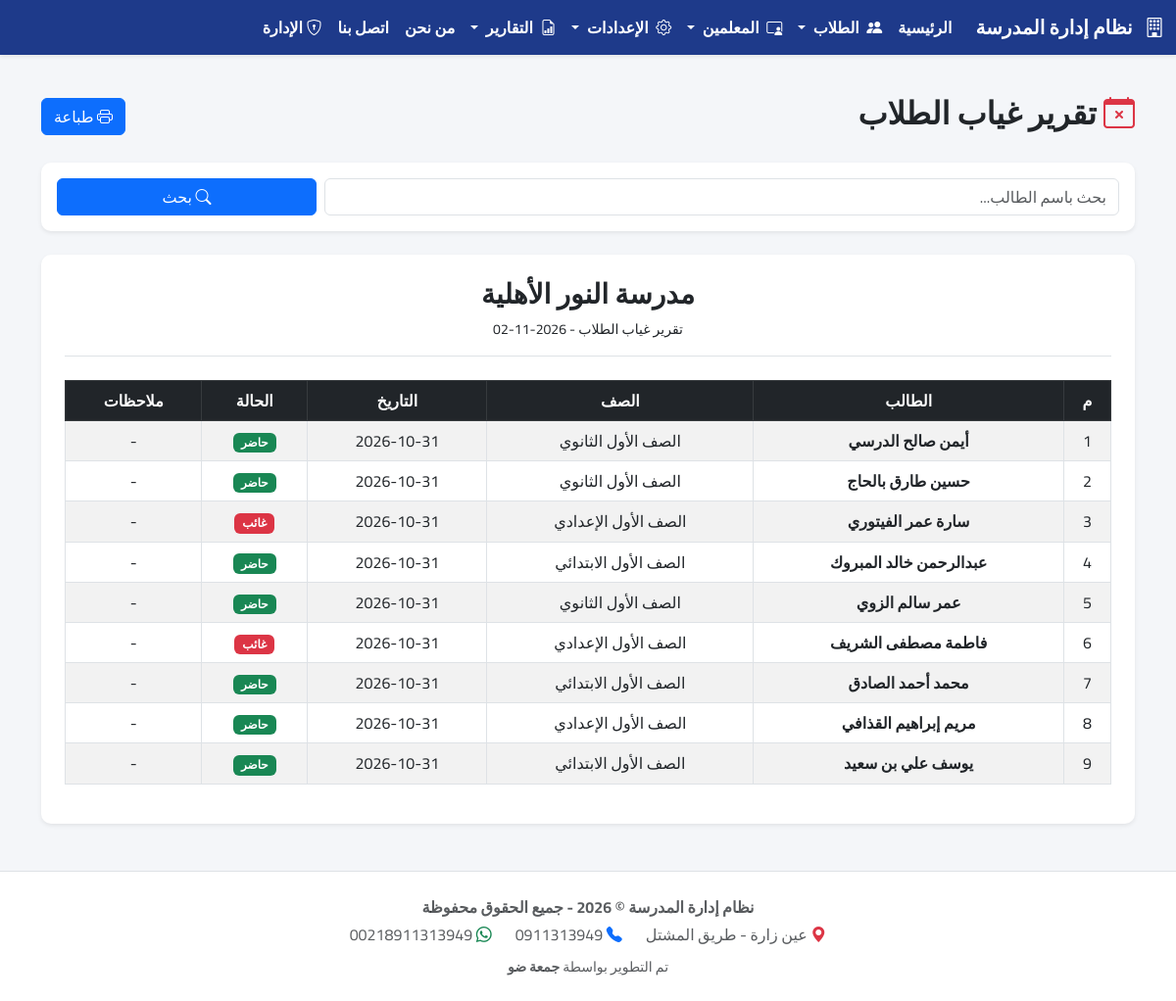
The app's page /reports/students-attendance/ with its own data.
### students/models.py (models this page shows, shortened)
class StudentAttendance(models.Model):
    STATUS_CHOICES = [
        ('حاضر', 'حاضر'),
        ('غائب', 'غائب'),
        ('متأخر', 'متأخر'),
        ('بعذر', 'بعذر'),
    ]
    student = models.ForeignKey(Student, on_delete=models.CASCADE, related_name='attendances', verbose_name="الطالب")
    date = models.DateField(default=timezone.now, verbose_name="التاريخ")
    status = models.CharField(max_length=10, choices=STATUS_CHOICES, verbose_name="الحالة")
    note = models.CharField(max_length=200, blank=True, null=True, verbose_name="ملاحظات")
    class Meta:
        verbose_name = "سجل حضور طالب"
        verbose_name_plural = "سجلات حضور الطلاب"
        ordering = ['-date']

class Student(models.Model):
    name = models.CharField(max_length=150, verbose_name="اسم الطالب الرباعي")
    grade = models.ForeignKey(Grade, on_delete=models.SET_NULL, null=True, verbose_name="الصف الدراسي")
    parent_name = models.CharField(max_length=150, verbose_name="اسم ولي الأمر", blank=True, null=True)
    phone = models.CharField(max_length=20, verbose_name="رقم الواتساب", blank=True, null=True, help_text="مثال: 218910000000")
    bank_name = models.CharField(max_length=100, verbose_name="اسم المصرف", blank=True, null=True)
    bank_branch = models.CharField(max_length=100, verbose_name="الفرع", blank=True, null=True)
    bank_account = models.CharField(max_length=50, verbose_name="رقم الحساب (IBAN)", blank=True, null=True)
    account_number = models.CharField(max_length=50, verbose_name="رقم الحساب", blank=True, null=True)
    account_holder = models.CharField(max_length=150, verbose_name="اسم صاحب الحساب (الرباعي)", blank=True, null=True)
    total_fees = models.DecimalField(max_digits=10, decimal_places=2, default=0.00, verbose_name="إجمالي الرسوم")
    discount = models.DecimalField(max_digits=10, decimal_places=2, default=0.00, verbose_name="التخفيضات")
    is_active = models.BooleanField(default=True, verbose_name="نشط")
    created_at = models.DateTimeField(auto_now_add=True, verbose_name="تاريخ التسجيل")
    class Meta:
        verbose_name = "طالب"
        verbose_name_plural = "الطلاب"

### academics/models.py (models this page shows, shortened)
class Grade(models.Model):
    name = models.CharField(max_length=50, verbose_name="الصف الدراسي", unique=True)
    class Meta:
        verbose_name = "الصف"
        verbose_name_plural = "الصفوف"

### academics/views.py (the view)
# urls.py: path('reports/students-attendance/', StudentAttendanceReportView.as_view(), name='student_attendance_report'),
class StudentAttendanceReportView(TemplateView):
    template_name = 'academics/student_attendance_report.html'
    def get_context_data(self, **kwargs):
        context = super().get_context_data(**kwargs)
        try:
            from students.models import StudentAttendance
            attendances = StudentAttendance.objects.all().order_by('-date', 'student__name')
            search_query = self.request.GET.get('q', '').strip()
            if search_query:
                attendances = attendances.filter(student__name__icontains=search_query)
            context.update({
                'attendances': attendances,
                'search_query': search_query,
                'today': timezone.now(),
            })
        except Exception as e:
            messages.error(self.request, f"حدث خطأ: {str(e)}")
            context.update({'attendances': [], 'today': timezone.now(), 'search_query': ''})
        return context

### templates/academics/student_attendance_report.html (shortened to what this page needs)
{% extends 'base.html' %}
{% block content %}
<div class="d-flex justify-content-between align-items-center mb-4 mt-3 no-print">
    <h2 class="fw-bold"><i class="bi bi-calendar-x text-danger"></i> تقرير غياب الطلاب</h2>
    <button onclick="window.print()" class="btn btn-primary"><i class="bi bi-printer"></i> طباعة</button>
</div>
<div class="card shadow-sm border-0 mb-4 no-print">
    <div class="card-body">
        <form method="GET" class="row g-2">
            <div class="col-md-9">
                <input type="text" name="q" class="form-control" value="{{ search_query }}" placeholder="بحث باسم الطالب...">
            </div>
            <div class="col-md-3">
                <button type="submit" class="btn btn-primary w-100"><i class="bi bi-search"></i> بحث</button>
            </div>
        </form>
    </div>
</div>
<div class="card shadow-sm border-0 p-4">
    <div class="text-center mb-4 border-bottom pb-3">
        <h3 class="fw-bold">مدرسة النور الأهلية</h3>
        <p class="mb-0 small">تقرير غياب الطلاب - {{ today|date:"Y-m-d" }}</p>
    </div>
    <div class="table-responsive">
        <table class="table table-bordered table-striped text-center">
            <thead class="table-dark">
                <tr>
                    <th>م</th>
                    <th>الطالب</th>
                    <th>الصف</th>
                    <th>التاريخ</th>
                    <th>الحالة</th>
                    <th>ملاحظات</th>
                </tr>
            </thead>
            <tbody>
                {% for att in attendances %}
                <tr>
                    <td>{{ forloop.counter }}</td>
                    <td class="fw-bold">{{ att.student.name }}</td>
                    <td>{{ att.student.grade.name }}</td>
                    <td>{{ att.date|date:"Y-m-d" }}</td>
                    <td>
                        {% if att.status == 'حاضر' %}<span class="badge bg-success">حاضر</span>
                        {% elif att.status == 'غائب' %}<span class="badge bg-danger">غائب</span>
                        {% elif att.status == 'متأخر' %}<span class="badge bg-warning text-dark">متأخر</span>
                        {% else %}<span class="badge bg-secondary">بعذر</span>{% endif %}
                    </td>
                    <td>{{ att.note|default:"-" }}</td>
                </tr>
                {% empty %}
                <tr><td colspan="6" class="text-muted py-4">لا توجد سجلات غياب.</td></tr>
                {% endfor %}
            </tbody>
        </table>
    </div>
</div>
{% endblock %}

### templates/base.html (style rules this page uses)
body { font-family: 'Cairo', sans-serif; background-color: #f4f6f9; min-height: 100vh; display: flex; flex-direction: column; }
.card { border-radius: 10px; }

### records on screen
StudentAttendance: student.name "أيمن صالح الدرسي", student.grade.name "الصف الأول الثانوي", date "2026-10-31", status "حاضر", note "-"
StudentAttendance: student.name "حسين طارق بالحاج", student.grade.name "الصف الأول الثانوي", date "2026-10-31", status "حاضر", note "-"
StudentAttendance: student.name "سارة عمر الفيتوري", student.grade.name "الصف الأول الإعدادي", date "2026-10-31", status "غائب", note "-"
StudentAttendance: student.name "عبدالرحمن خالد المبروك", student.grade.name "الصف الأول الابتدائي", date "2026-10-31", status "حاضر", note "-"
StudentAttendance: student.name "عمر سالم الزوي", student.grade.name "الصف الأول الثانوي", date "2026-10-31", status "حاضر", note "-"
StudentAttendance: student.name "فاطمة مصطفى الشريف", student.grade.name "الصف الأول الإعدادي", date "2026-10-31", status "غائب", note "-"
StudentAttendance: student.name "محمد أحمد الصادق", student.grade.name "الصف الأول الابتدائي", date "2026-10-31", status "حاضر", note "-"
StudentAttendance: student.name "مريم إبراهيم القذافي", student.grade.name "الصف الأول الإعدادي", date "2026-10-31", status "حاضر", note "-"
StudentAttendance: student.name "يوسف علي بن سعيد", student.grade.name "الصف الأول الابتدائي", date "2026-10-31", status "حاضر", note "-"
